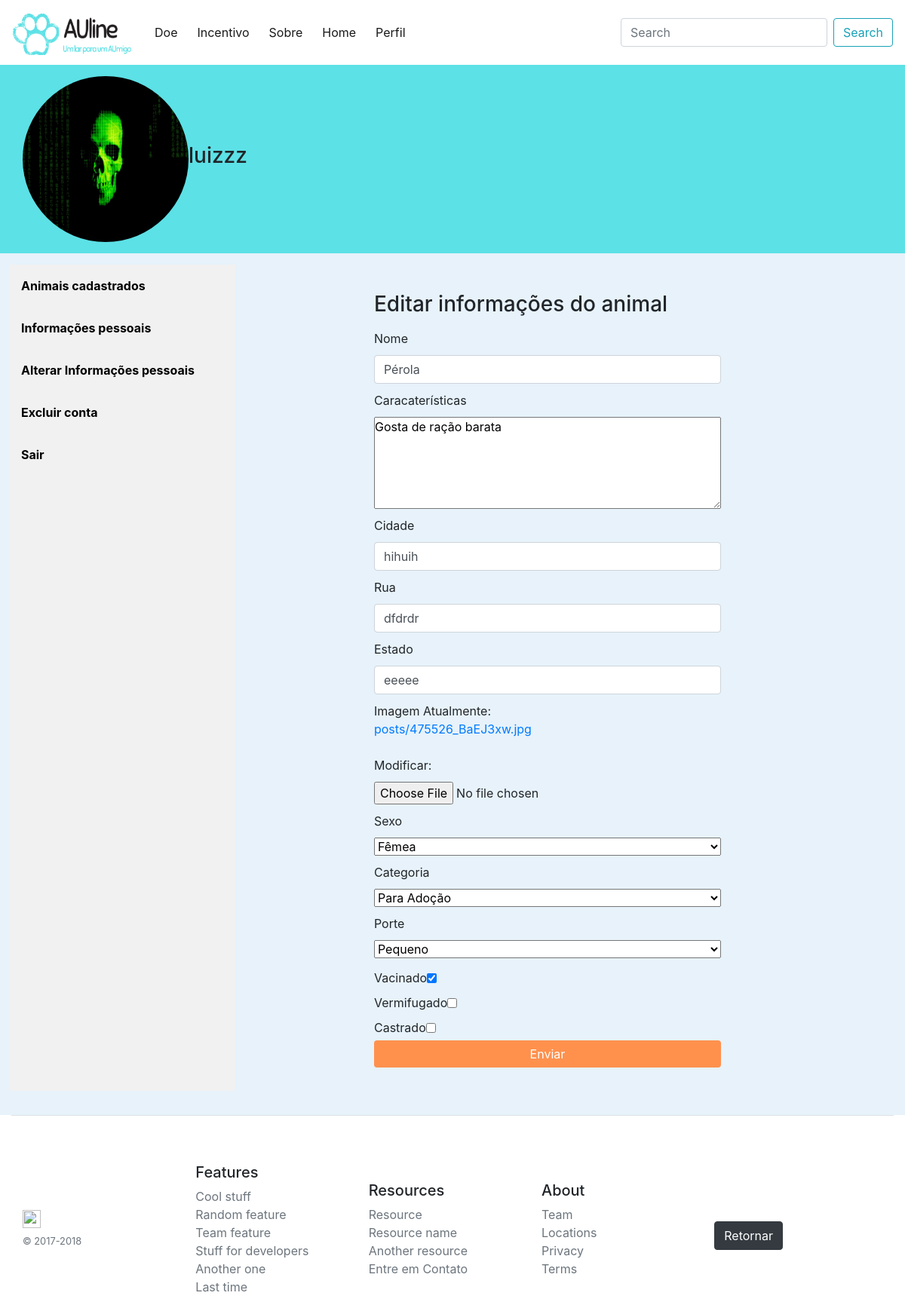
Page /perfil/editar-animal/13/ (signed in) on the earlier database version.
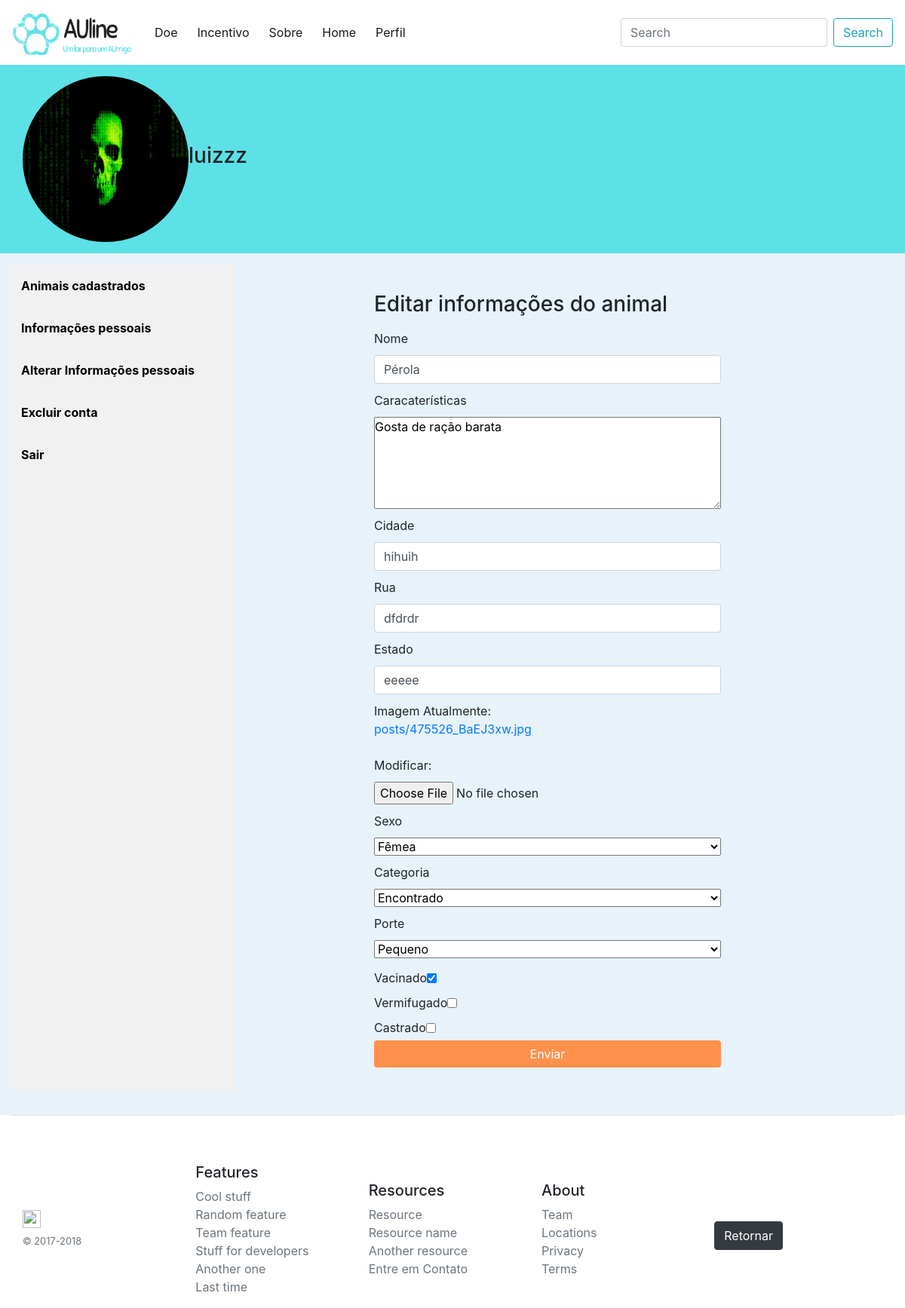
Same page on the later database version.
### publicacoes/models.py (models this page shows, shortened)
class Animal(models.Model):
    ESTADOS = (
        ('P', 'Perdido'),
        ('PA', 'Para Adoção'),
        ('E', 'Encontrado'),
    )
    SEXO = (
        ('F', 'Fêmea'),
        ('M', 'Macho'),
    )
    PORTE = (
        ('PE', 'Pequeno'),
        ('ME', 'Médio'),
        ('GR', 'Grande'),
    )
    nome = models.CharField('Nome', max_length=50)
    caracteristicas = models.TextField('Caracaterísticas')
    data_pub = models.DateTimeField('Data de Publicação', auto_now=True)
    imagem = models.ImageField('Imagem', upload_to='posts')
    categoria = models.CharField('Categoria', max_length=15, choices=ESTADOS, blank=True)
    sexo = models.CharField('Sexo', max_length=8, choices=SEXO, blank=True)
    porte = models.CharField('Porte', max_length=8, choices=PORTE, blank=True)
    usuario = models.ForeignKey(User, on_delete=models.CASCADE)
    vacinado = models.BooleanField('Vacinado', blank=True)
    vermifugado = models.BooleanField('Vermifugado', blank=True)
    castrado = models.BooleanField('Castrado', blank=True)
    estado = models.CharField('Estado', max_length=50)
    cidade = models.CharField('Cidade', max_length=50)
    rua = models.CharField('Rua', max_length=70)
    class Meta:
        ordering = ('-data_pub', )

### perfis/views.py (the view)
# urls.py: path('editar-animal/<int:id_animal>/', editar_animal, name='editar-animal'),
@login_required
def editar_animal(request, id_animal):
    animal = Animal.objects.get(id=id_animal)
    usuario = User.objects.get(id=request.user.id)
    perfil_usuario = Perfil.objects.get(user=request.user.id)
    form = AnimalForm(request.POST or None, request.FILES or None,
                    instance=animal)
    if request.user == animal.usuario:
        contexto = {
            'usuario':usuario,
            'perfil_usuario':perfil_usuario,
            'form':form,
        }
        if request.method == 'POST':
            if form.is_valid():
                edit = form.save(commit=False)
                edit.save()
                return redirect('animais')
        return render(request, 'editar-animal.html', contexto)
    else:
        return redirect('animais')

### publicacoes/forms.py
class AnimalForm(ModelForm):
    class Meta:
        model = Animal
        fields = ['nome', 'caracteristicas', 'imagem', 'sexo', 'vacinado', 'vermifugado',
        'categoria', 'castrado', 'cidade', 'rua', 'porte', 'estado']
        widgets = {
            'nome': forms.TextInput(attrs={'class':'form-control'}),
            'caracteristicas': forms.Textarea(attrs={"rows":5, "cols":20}),
            'cidade': forms.TextInput(attrs={'class':'form-control', 'placeholder':'Cidade atual do animal'}),
            'rua': forms.TextInput(attrs={'class':'form-control', 'placeholder':'Rua onde foi visto pela última vez'}),
            'estado': forms.TextInput(attrs={'class':'form-control', 'placeholder':'Estado atual do animal'}),
        }

### templates/editar-animal.html (shortened to what this page needs)
{% extends 'base.html' %}
{% load static %}
{% block conteudo %}
    <div class="profilebar">
        <img src="../../../media/{{perfil_usuario.foto}}" alt="{{usuario.username}}" class="img-profile">
        <h3>{{usuario.username}}</h3>
    </div>
    <div class="content">
        <div class="row-profile">
          <div class="sidebar">
            <a href="{% url 'animais'%}">Animais cadastrados</a>
            <a href="{% url 'informacoes-pessoais'%}">Informações pessoais</a>
            <a href="{% url 'alterar-informacoes' usuario.id %}">Alterar Informações pessoais</a>
            <a href="{% url 'excluir-conta' usuario.id %}">Excluir conta</a>
            <a href="{% url 'logout' %}">Sair</a>
          </div>
          <div class="content-profile">
            <div class="container">
                <div class="row justify-content-lg-center">
                  <form method="post" class="form-profile" enctype='multipart/form-data'>
                    <h1 class="h3 mb-3 "> Editar informações do animal </h1>
                    {{form.nome.label}}
                    {{form.nome}}
                    {{form.caracteristicas.label}}
                    {{form.caracteristicas}}
                    {{form.cidade.label}}
                    {{form.cidade}}
                    {{form.rua.label}}
                    {{form.rua}}
                    {{form.estado.label}}
                    {{form.estado}}
                    {{form.imagem.label}}
                    {{form.imagem}}
                    {{form.sexo.label}}
                    {{form.sexo}}
                    {{form.categoria.label}}
                    {{form.categoria}}
                    {{form.porte.label}}
                    {{form.porte}}
                    <div class="form-checkbox">
                        {{form.vacinado.label}}
                        {{form.vacinado}}
                    </div>
                    <div class="form-checkbox">
                        {{form.vermifugado.label}}
                        {{form.vermifugado}}
                    </div>
                    <div class="form-checkbox">
                        {{form.castrado.label}}
                        {{form.castrado}}
                    </div>
                    <button type='submit' class="btn btn-primary"> Enviar </button>
                  </form>
                </div>
              </div>
          </div>
        </div>
        </div>
{% endblock conteudo %}

Differences in the rows shown:
changed Animal "Pérola": categoria "Para Adoção" → "Encontrado"
